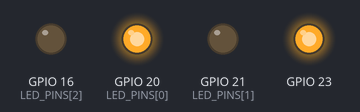
Bench run of a program on a simulated Raspberry Pi (BCM pin numbers). Parts: output pins drawn as LEDs (lit = HIGH). At 15.0 s the program stops and its outputs stay as they are.

Above: at 0.2 s.
At 1.2 s:
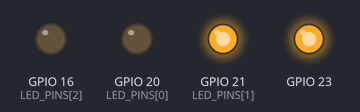
At 2.2 s:
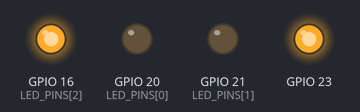
At 5.7 s:
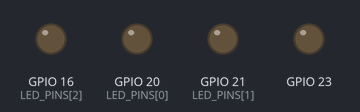
Timing chart, 0 to 6.9 s (numbered marks = the images above):
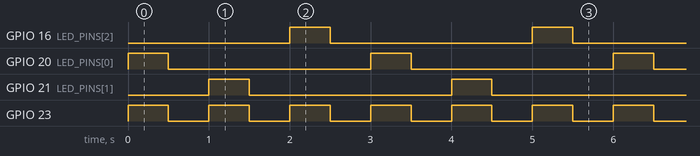

Measured:
- by itself, GPIO 16 (LED_PINS[2]), GPIO 20 (LED_PINS[0]), GPIO 21 (LED_PINS[1]): alternates HIGH for 0.50 s and LOW for 2.5 s
- by itself, GPIO 23: alternates HIGH for 0.50 s and LOW for 0.50 s, 30 changes in all, then stays LOW
- by itself, everything shown: repeats every 3.0 s, in 6 steps

The program:

dioda.py
```python
import RPi.GPIO as GPIO
import time

def buzz(state):
    GPIO.output(23, state)

GPIO.setwarnings(False)
GPIO.setmode(GPIO.BCM)
LED_PINS = [20, 21, 16]

GPIO.setup(23, GPIO.OUT)

for pin in LED_PINS:
    GPIO.setup(pin,GPIO.OUT)

for i in range (0,5):
    for led in LED_PINS:
        GPIO.output(led, 1)
        buzz(1)
        time.sleep(0.5)
        GPIO.output(led, 0)
        buzz(0)
        time.sleep(0.5)

GPIO.cleanup()
```
